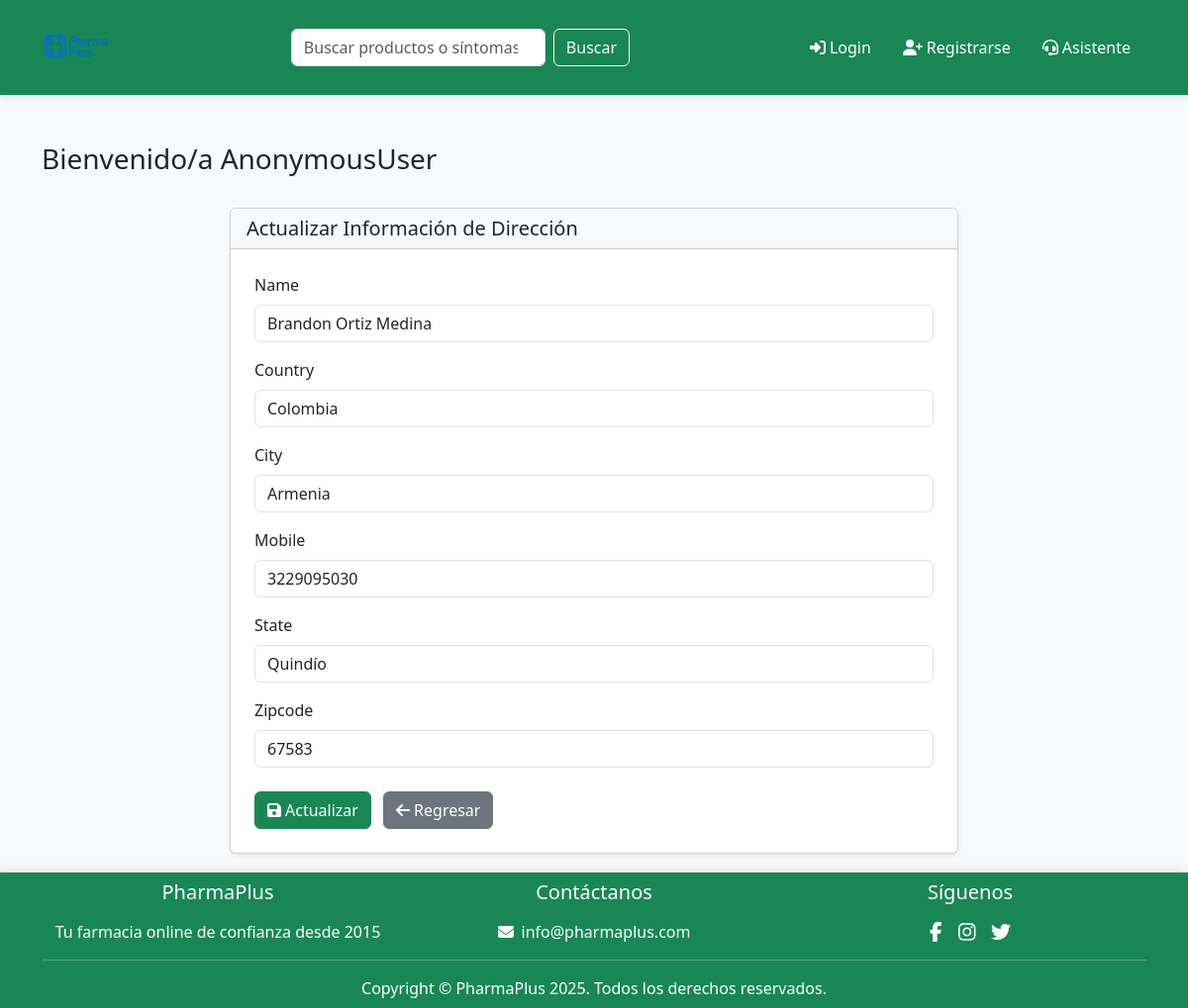
Screenshot of /updateAddress/1 with the database file from the repository.
### app/models.py (models this page shows, shortened)
class Customer(models.Model):
    user = models.ForeignKey(User,on_delete=models.CASCADE)
    name = models.CharField(max_length=200)
    country = models.CharField(max_length=200)
    city = models.CharField(max_length=50)
    mobile = models.IntegerField(default=0)
    zipcode = models.IntegerField()
    state = models.CharField(choices=STATE_CHOICES,max_length=100)

### app/views.py (the view, shortened to what this page needs)
# urls.py: path('updateAddress/<int:pk>', views.updateAddress.as_view(), name='updateAddress'),
class updateAddress(View):
    def get(self,request,pk):
        add = Customer.objects.get(pk=pk)
        form = CustomerProfileForm(instance=add)
        return render(request, 'app/updateAddress.html',locals())

### app/forms.py
class CustomerProfileForm(forms.ModelForm):
    class Meta:
        model = Customer
        fields=['name','country','city','mobile','state','zipcode']
        widgets={
            'name':forms.TextInput(attrs={'class':'form-control'}),
            'country':forms.TextInput(attrs={'class':'form-control'}),
            'city':forms.TextInput(attrs={'class':'form-control'}),
            'mobile':forms.NumberInput(attrs={'class':'form-control'}),
            'state':forms.Select(attrs={'class':'form-control'}),
            'zipcode':forms.NumberInput(attrs={'class':'form-control'}),
        }

### app/templates/app/updateAddress.html (shortened to what this page needs)
{% extends 'app/base.html' %}
{% load static %}
{% block main-content %}
    <div class="container my-5 mb-5 pb-5">
        <div class="row">
            <div class="col-12 mb-4">
                <h3>Bienvenido/a <span class="text-capitalize">{{request.user}}</span></h3>
            </div>
            <div class="col-md-8 mx-auto">
                <div class="card shadow-sm">
                    <div class="card-header bg-light">
                        <h5 class="mb-0">Actualizar Información de Dirección</h5>
                    </div>
                    <div class="card-body p-4">
                        <form action="" method="POST">
                            {% for fm in form %}
                            <div class="mb-3">
                                <label for="{{ fm.id_for_label }}" class="form-label">{{ fm.label }}</label>
                                {{ fm }}
                            </div>
                            {% endfor %}
                            <div class="mt-4">
                                <button type="submit" class="btn btn-success">
                                    <i class="fas fa-save me-1"></i>Actualizar
                                </button>
                                <a href="{% url 'address' %}" class="btn btn-secondary ms-2">
                                    <i class="fas fa-arrow-left me-1"></i>Regresar
                                </a>
                            </div>
                        </form>
                    </div>
                </div>
            </div>
        </div>
    </div>
{% endblock main-content %}

### app/templates/app/base.html (style rules this page uses)
body { font-family: 'Segoe UI', Tahoma, Geneva, Verdana, sans-serif; position: relative; min-height: 100vh; padding-bottom: 60px; background-color: #f8f9fa; }

### rows the page displays
Customer: form "Brandon Ortiz Medina" "Colombia" "Armenia" "3229095030" "Quindío" "67583"

### other values shown
{{ request.user }} "AnonymousUser"
{{ fm.label }} "Name" "Country" "City" "Mobile" "State" "Zipcode"
